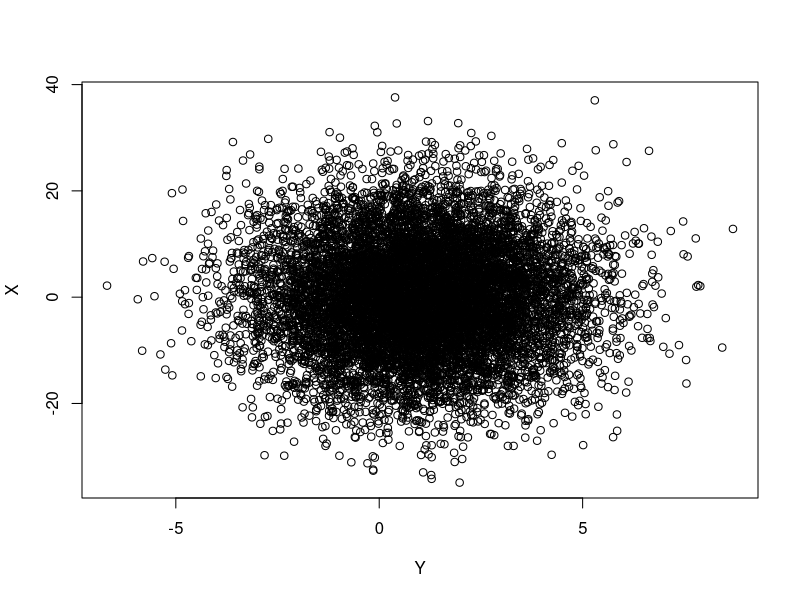
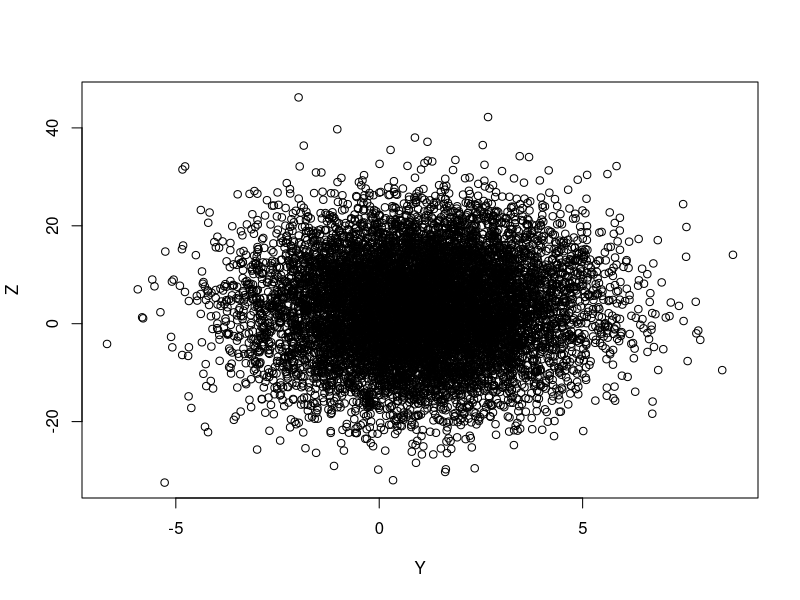
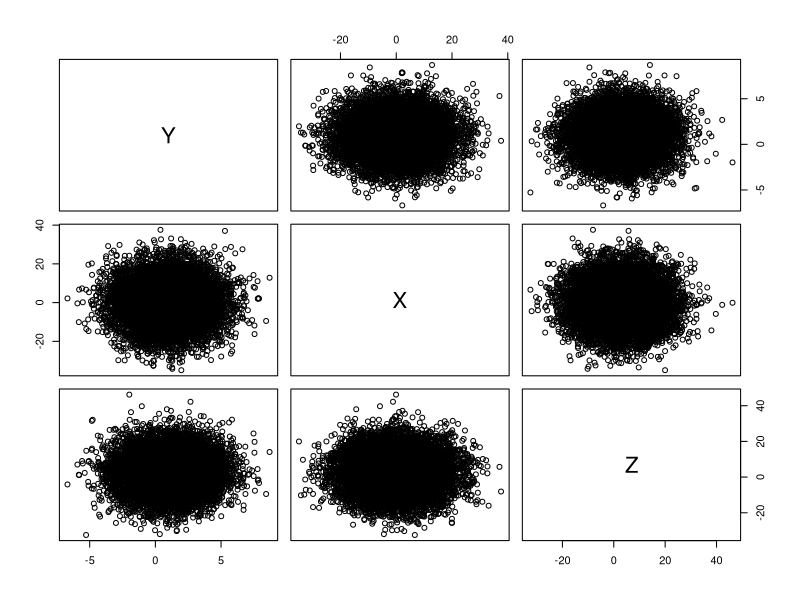

Write the R code that produced these figures, in order. (Note: this script raises an error after producing the figures.)
##########################
########P2P1#############3##
##########################

set.seed(123)
Y<-rnorm(10000,1,2)
X<-rnorm(10000,0,10)
Z<-rnorm(10000,3,10)


datos=data.frame(Y,X,Z)

var(datos) # la varianzas estan en la diagonal principal

cor(datos)

plot(Y,X)

plot(Y,Z)
var(X)
var(datos$X)

pairs(datos) ## tods las nubes de puntos


##########################
########P2P2#############
##########################

seq(1:10)

qt(p=.975, df = 8) ##valor de la distribucion t que da .975 de probabilidad 
qnorm(.975,10,5)  # valor X de la distribucion normal que da un probabilidad de P

set.seed(123)
M<-rnorm(30,10,sqrt(25))

summary(M)
var(M)
sd(M)

#asumiendo distribucion t, es decir no conozco la varianza poblacional.
t.test(M,NULL,conf.level = 0.95)

n <- length(M)   # El tamaÒo v·lido de la muestra
media <- mean(M) # la media 
desv <- sd(M)  # La desviaciÛn est·ndar. Datos histÛricos
nivelconfianza = 0.95

qnerror.est <- desv/sqrt(n) # Calculamos el error est·ndar
margen.error <- qnorm * error.est # nivel de confianza de 90% 

lim.inf <- media - margen.error # LÌmite inferior del intervalo
lim.sup <- media + margen.error # LÌmite superior del intervalo
lim.sup
lim.inf


qt(.95,length(M-1))

  
##########################
########P2P4##############
##########################


A<-diag(1:6)
B<-matrix(rep(1:6,6),ncol=6)

b<-diag(B)

t(b)%*%(A-B)

##########################
########P2P5##############
##########################

dat<-c(7.3, 6.8, 0.005, 9, 12, 2.4, 18.9, .9)

mean(dat)

dat_cuad<-sqrt(dat)

dat[dat>1]
dat[dat>sqrt(dat)]
sum(dat>1)  ## cuantos datos son mayores a 1

##########################
########P2P6##############
##########################

sal1=rchisq(10000,5)
sal2=rchisq(10000,150)  ## cuando a los grados de libertad tienen a infinito la chi2 parece una normal

data=data.frame(sal1,sal2)

boxplot(data$sal1,data$sal2)

hist(data$sal1)
hist(data$sal2)


##########################
########P2P7##############
##########################

dado<-sample(1:6,size=1000,replace = TRUE)

hist(dado)

x<-rnom(10000,10,2)
y<-rnom()

ce
